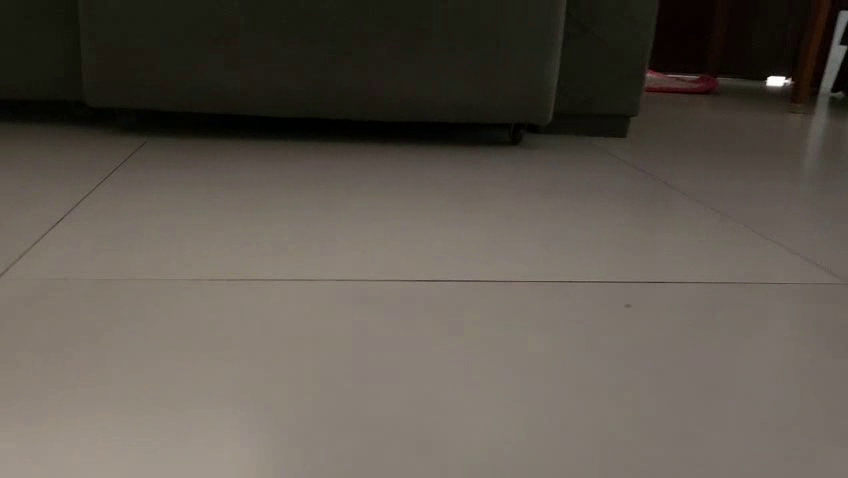
#> input picture frame 10 of assets/simulation_Scar/Reframed_videos/10sec_reframed10.mp4, 848 x 478 px, given in place of 12sec_reframed10.mp4, which was not available
$ python video_test.py
#> lines starting #> are read from the running program, lines starting #| are printed output that depends on the picture; after the words box and inside, x2 and y2 are one past the last pixel; in counts of white or black regions, pixels touching at a corner belong together
### vision/ground.py
"""vision/ground.py - segmentacao do chao por histograma H-S e vetor de espaco livre.

O que faz: aprende o aspecto do 'chao' (histograma Hue-Saturation) no inicio da corrida, calcula a
mascara de chao por retroprojecao com limiar derivado dos dados (calibrate_thr) e a converte em
espaco livre por coluna (free_space_vector) e em 5 setores (free_sectors).
Entradas: quadro BGR (numpy uint8). Saidas: mascara binaria, vetor de espaco livre, setores.
Quem chama: main.VisionRunner (caminho ao vivo), replay/ e tools/ (offline).
Restricoes: Python 3.10 + OpenCV 4.5.1 headless no celular (Chaquopy) e Python 3.10/3.11 + OpenCV 4.8 no PC; uma thread do OpenCV (cv2.setNumThreads(1)); tempos em segundos.
Sem estado global: o histograma e o limiar sao passados pelo chamador.
"""
import cv2, numpy as np

def preprocess(frame_bgr, target_w = 320):
    h, w = frame_bgr.shape[:2]
    escala = target_w / w # Mantem proporcao
    h_out = max(1, round(h * escala))

    interp = cv2.INTER_AREA if escala < 1 else cv2.INTER_LINEAR
    resize = cv2.resize(frame_bgr, (target_w,h_out), interpolation=interp)
    blur = cv2.GaussianBlur(resize,(3,3),0)
    hsv = cv2.cvtColor(blur, cv2.COLOR_BGR2HSV)
    return hsv


def get_roi(img, x0=0.05, x1=0.95, x2=0.75, x3=0.25, y0=0.95, y1=0.95, y2=0.65, y3=0.65):
    h, w = img.shape[:2]
    roi_poly = np.array([
        [int(x0 * w), int(y0 * h)],   # inferior esquerdo
        [int(x1 * w), int(y1 * h)],   # inferior direito
        [int(x2 * w), int(y2 * h)],   # superior direito
        [int(x3 * w), int(y3 * h)],   # superior esquerdo
    ], dtype=np.int32)
    return  roi_poly


def learn_floor_hist(frame_bgr):
    hsv = preprocess(frame_bgr)
    roi_poly = get_roi(hsv)
    mask = np.zeros(hsv.shape[:2], np.uint8) # Mascara apenas com zeros
    # Preenchemos a máscara com nosso ROI definido em forma de polígono (trapézio)
    cv2.fillPoly(mask, [roi_poly], 255)
    # Calcula o histograma do frame, so pixels em mask contam.
    # histSize eh o número de bins(agrupamento) em cada canal. Hue em 30 faixas e Saturation em 32.
    hist = cv2.calcHist([hsv], [0, 1], mask, [30, 32], [0, 180, 0, 256]) # Range min e max de cada canal
    cv2.normalize(hist, hist, 0, 255, cv2.NORM_MINMAX) # Normaliza o histograma entre 0 e 255, com base nas cores mais e menos dominantes
    return hist


# [13 lines left out: function calibrate_thr, not called in this run]


def floor_mask(frame_bgr, hist, thr):
    hsv = preprocess(frame_bgr)
    prob_map = cv2.calcBackProject([hsv], [0, 1], hist, [0, 180, 0, 256], 1) # Mapa de prob. com base no histograma
    blur = cv2.medianBlur(prob_map, 3)
    mask = cv2.threshold(blur, thr, 255, cv2.THRESH_BINARY) # Binarização com base em THR (Guarda thr e img output)
    kernel = np.ones((3, 3), np.uint8)
    opening = cv2.morphologyEx(mask[1], cv2.MORPH_OPEN, kernel) # erosão seguida de uma dilatação.
    closing = cv2.morphologyEx(opening, cv2.MORPH_CLOSE, kernel) # dilatação seguida de uma erosão
    return closing


def free_space_vector(mask, strip_w=8, run=5, min_floor_frac = 0.5):
    # para cada faixa de strip_w colunas, suba de baixo p/ cima
    height, width = mask.shape
    width_bin = width // strip_w

    grid = (mask[:, :width_bin*strip_w] > 0).reshape(height, width_bin, strip_w).mean(axis=2) >= min_floor_frac
    count = np.zeros(width_bin, int)         # um contador por faixa
    free  = np.full(width_bin, height)            # padrão: livre até o topo
    done  = np.zeros(width_bin, bool)        # faixas já encerradas

    for y in range(height-1, -1, -1):     # de baixo para cima
        count = np.where(grid[y], 0, count + 1)   # zera onde é chão, soma onde não é
        hit = (count >= run) & ~done              # faixas que atingiram `run` agora
        free[hit] = height - y - run                 # sua conta | y, puxa do grid?
        done |= hit

    return free / height


# Setores alinhados ao servo do sensor: -30, -15, 0, +15, +30 graus (esquerda -> direita da IMAGEM,
# que e a esquerda -> direita do CARRO: frame_from_rgba ja devolve a imagem "em pe").
# 40 faixas de 8 px (320 px) = 5 setores de 8 faixas; FOV horizontal ~74 graus => ~14,8 graus por setor.
SECTOR_ANGLES = (-30, -15, 0, 15, 30)


# [8 lines left out: function free_sectors, not called in this run]

### tests/video_test.py
from vision.ground import *

cap = cv2.VideoCapture("../assets/simulation_Scar/Reframed_videos/12sec_reframed10.mp4")

contador = 0
histograma = None

def draw_free_space(frame, height_vector):
    debug_frame = frame.copy()
    h, w = debug_frame.shape[:2]

    num_points = len(height_vector)
    if num_points == 0:
        return debug_frame

    dx = w / max(num_points - 1, 1)
    points = []

    for i, val in enumerate(height_vector):
        x = int(i * dx)
        # Se val estiver entre 0.0 e 1.0, escala para os pixels do frame:
        pixel_height = val * h if val <= 1.0 else val

        y = int(h - pixel_height)
        y = max(0, min(y, h - 1))
        points.append((x, y))

    # Desenha as linhas
    for i in range(len(points) - 1):
        cv2.line(debug_frame, points[i], points[i + 1], (0, 255, 0), 2, cv2.LINE_AA)

    # Desenha os marcadores
    for pt in points:
        cv2.circle(debug_frame, pt, 4, (0, 0, 255), -1, cv2.LINE_AA)

    return debug_frame

while True:
    ret, frame = cap.read()
#> frame is the input picture: shape (478, 848, 3); mean B, G, R 78.7, 86.8, 93.6
    if not ret:
        print("Fim do vídeo ou falha ao ler o arquivo.")
        break

    # Aprende o histograma do chão no primeiro frame
    if contador == 0:

        histograma = learn_floor_hist(frame)
#> in preprocess, `hsv = cv2.cvtColor(blur, cv2.COLOR_BGR2HSV)`: hsv: shape (180, 320, 3); mean H, S, V 18, 57.6, 93.7
#> in learn_floor_hist, `roi_poly = get_roi(hsv)`: roi_poly = [[16, 171], [304, 171], [240, 117], [80, 117]]
#> in learn_floor_hist, `cv2.fillPoly(mask, [roi_poly], 255)`:
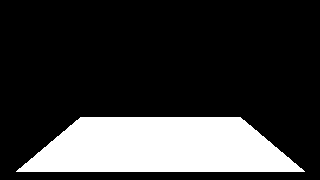
#> mask: shape (180, 320); 21.5% white; 1 white region, box (x1, y1, x2, y2) and area: (16, 117, 305, 172) 12385
#> in learn_floor_hist, `cv2.normalize(hist, hist, 0, 255, cv2.NORM_MINMAX)`: hist: shape (30, 32) float32; min 0, max 255, mean 0.4

    # 1. Gera a máscara do chão a partir da retroprojeção
    prob_teste = floor_mask(frame, histograma, 0.02)
#> in floor_mask, `prob_map = cv2.calcBackProject([hsv], [0, 1], hist, [0, 180, 0, 256], 1)`:
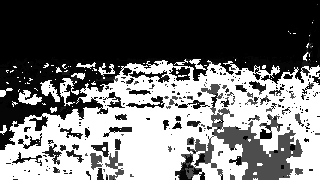
#> prob_map: shape (180, 320); min 0, max 255, mean 111.5
#> in floor_mask, `blur = cv2.medianBlur(prob_map, 3)`:
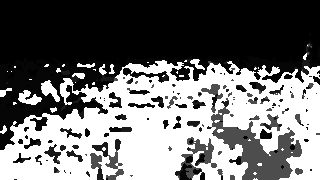
#> blur: shape (180, 320); min 0, max 255, mean 113.1
#> in floor_mask, `opening = cv2.morphologyEx(mask[1], cv2.MORPH_OPEN, kernel)`: opening: shape (180, 320); 66.4% white; 18 black regions (15 under 20 px), largest, box (x1, y1, x2, y2) and area: (0, 0, 320, 69) 19191, (30, 69, 38, 76) 38, (194, 68, 202, 73) 24
#> in floor_mask, `closing = cv2.morphologyEx(opening, cv2.MORPH_CLOSE, kernel)`:
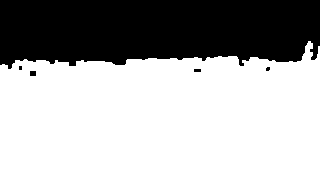
#> closing: shape (180, 320); 66.6% white; 5 black regions (2 under 20 px), largest, box (x1, y1, x2, y2) and area: (0, 0, 320, 69) 19141, (30, 71, 36, 76) 30, (194, 69, 201, 72) 21

    # 2. Gera o vetor de altura livre por coluna
    height_livre = free_space_vector(prob_teste)
#> in free_space_vector, `grid = (mask[:, :width_bin*strip_w] > 0).reshape(height, width_bin, st..`:
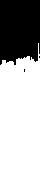
#> grid: shape (180, 40) bool; 66.9% white; 3 black regions (2 under 20 px), largest, box (x1, y1, x2, y2) and area: (0, 0, 40, 65) 2377
#> after the loop in free_space_vector, `for y in range(height-1, -1, -1):`: count = 40 values, max 65 at index 0, min 43 at index 38, mean 59.42; free = 40 values, max 137 at index 38, min 115 at index 0, mean 120.6
#> height_livre = 40 values, max 0.761 at index 38, min 0.639 at index 0, mean 0.67

    # 3. Gera a imagem de debug combinando o frame com o vetor
    debug_vis = draw_free_space(frame, height_livre)
#> in draw_free_space, `num_points = len(height_vector)`: num_points = 40
#> in draw_free_space, `dx = w / max(num_points - 1, 1)`: dx = 21.74
#> the loop in draw_free_space, `for i, val in enumerate(height_vector):` made 40 passes
#> (val, x, pixel_height, y) on passes 1 to 12: (0.639, 0, 305.4, 172), (0.644, 21, 308, 169), (0.667, 43, 318.7, 159), (0.667, 65, 318.7, 159), (0.667, 86, 318.7, 159), (0.667, 108, 318.7, 159), (0.65, 130, 310.7, 167), (0.656, 152, 313.4, 164), (0.656, 173, 313.4, 164), (0.661, 195, 316, 161), (0.661, 217, 316, 161), (0.661, 239, 316, 161)
#> after the loop in draw_free_space, `for i, val in enumerate(height_vector):`: points = 40 pairs, first value 0 to 848, second value 114 to 172
#> the loop in draw_free_space, `for i in range(len(points) - 1):` made 39 passes
#> after the loop in draw_free_space, `for i in range(len(points) - 1):`:
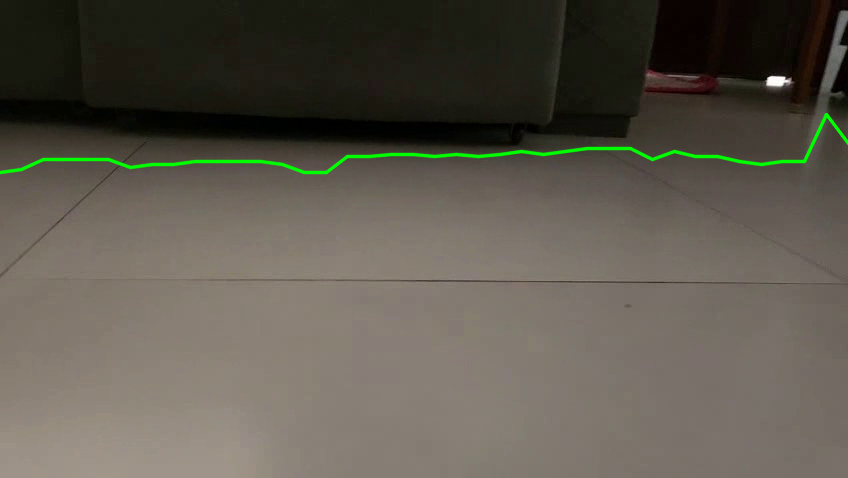
#> debug_frame: shape (478, 848, 3); 1.1% of pixels changed, all inside (x1, y1, x2, y2) = (0, 112, 848, 175)
#> the loop in draw_free_space, `for pt in points:` made 40 passes
#> pt on passes 1 to 12: (0, 172), (21, 169), (43, 159), (65, 159), (86, 159), (108, 159), (130, 167), (152, 164), (173, 164), (195, 161), (217, 161), (239, 161)
#> after the loop in draw_free_space, `for pt in points:`:
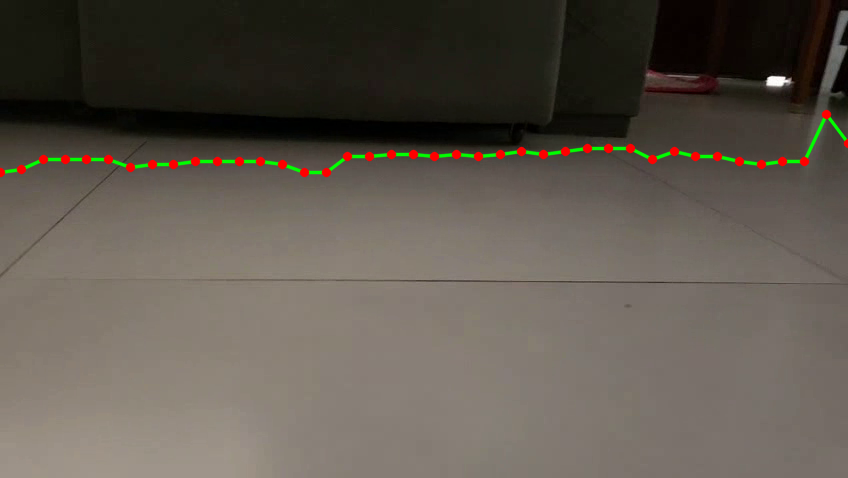
#> debug_frame: shape (478, 848, 3); 0.78% of pixels changed, all inside (x1, y1, x2, y2) = (0, 109, 848, 178)

    # Exibição das janelas
    cv2.imshow("Frame Original", frame)
    cv2.imshow("Mascara de Chao (Prob)", prob_teste)
    cv2.imshow("Debug - Espaco Livre", debug_vis)

    contador += 1

    # --- MODO SLIDESHOW INTERATIVO ---
    # waitKey(0) pausa a execução e espera qualquer tecla para avançar 1 frame.
    # Pressione 'q' para sair do loop.
    key = cv2.waitKey(0) & 0xFF
#> (key q is pressed here)
    if key == ord("q"):
        break

cap.release()
cv2.destroyAllWindows()

$ run again, starting later in the video
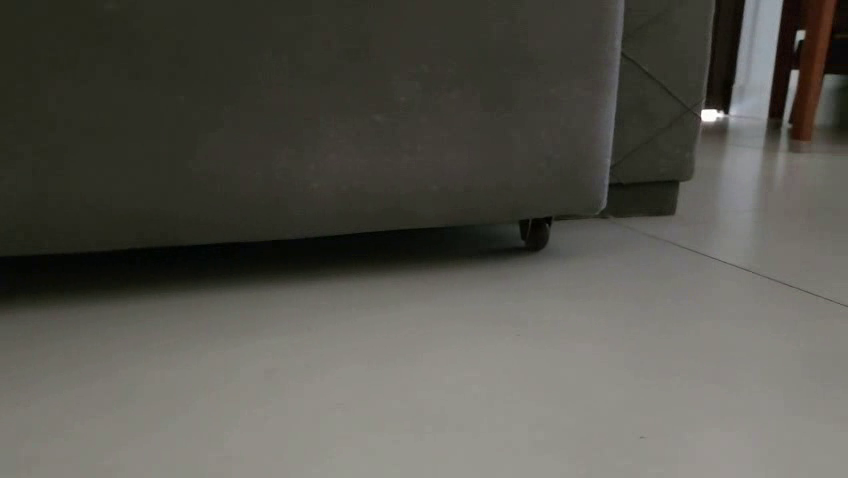
#> input picture frame 47 of assets/simulation_Scar/Reframed_videos/10sec_reframed10.mp4, 848 x 478 px, given in place of 12sec_reframed10.mp4, which was not available
#> frame is the input picture: shape (478, 848, 3); mean B, G, R 78.8, 86, 87.1
#> hsv: shape (180, 320, 3); mean H, S, V 28.9, 37.8, 87.7
#> in learn_floor_hist, `roi_poly = get_roi(hsv)`: roi_poly = [[16, 171], [304, 171], [240, 117], [80, 117]]
#> mask: shape (180, 320); 21.5% white; 1 white region, box (x1, y1, x2, y2) and area: (16, 117, 305, 172) 12385
#> in floor_mask, `opening = cv2.morphologyEx(mask[1], cv2.MORPH_OPEN, kernel)`:
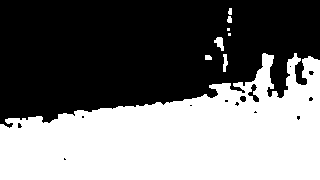
#> opening: shape (180, 320); 45.6% white; 8 white regions (2 under 20 px), largest, box (x1, y1, x2, y2) and area: (0, 53, 320, 180) 26009, (214, 37, 224, 51) 84, (223, 54, 228, 72) 63, (205, 55, 212, 60) 32, (227, 16, 232, 23) 29, (228, 8, 232, 15) 24
#> closing: shape (180, 320); 45.8% white; 6 white regions, box (x1, y1, x2, y2) and area: (0, 53, 320, 180) 26140, (214, 37, 224, 51) 84, (223, 54, 228, 72) 63, (227, 8, 232, 23) 57, (205, 55, 212, 60) 32, (227, 28, 231, 36) 22
#> grid: shape (180, 40) bool; 46.1% white; 6 white regions (5 under 20 px), largest, box (x1, y1, x2, y2) and area: (0, 54, 40, 180) 3290
#> after the loop in free_space_vector, `for y in range(height-1, -1, -1):`: count = 40 values, max 124 at index 0, min 11 at index 28, mean 93.17; free = 40 values, max 126 at index 33, min 56 at index 0, mean 82.2
#> height_livre = 40 values, max 0.7 at index 33, min 0.311 at index 0, mean 0.457
#> num_points = 40
#> dx = 21.74
#> the loop in draw_free_space, `for i, val in enumerate(height_vector):` made 40 passes
#> (val, x, pixel_height, y) on passes 1 to 8: (0.311, 0, 148.7, 329), (0.344, 21, 164.6, 313), (0.344, 43, 164.6, 313), (0.35, 65, 167.3, 310), (0.356, 86, 170, 308), (0.322, 108, 154, 323), (0.333, 130, 159.3, 318), (0.367, 152, 175.3, 302)
#> after the loop in draw_free_space, `for i, val in enumerate(height_vector):`: points = 40 pairs, first value 0 to 848, second value 143 to 329
#> the loop in draw_free_space, `for i in range(len(points) - 1):` made 39 passes
#> the loop in draw_free_space, `for pt in points:` made 40 passes
#> pt on passes 1 to 8: (0, 329), (21, 313), (43, 313), (65, 310), (86, 308), (108, 323), (130, 318), (152, 302)
#> after the loop in draw_free_space, `for pt in points:`:
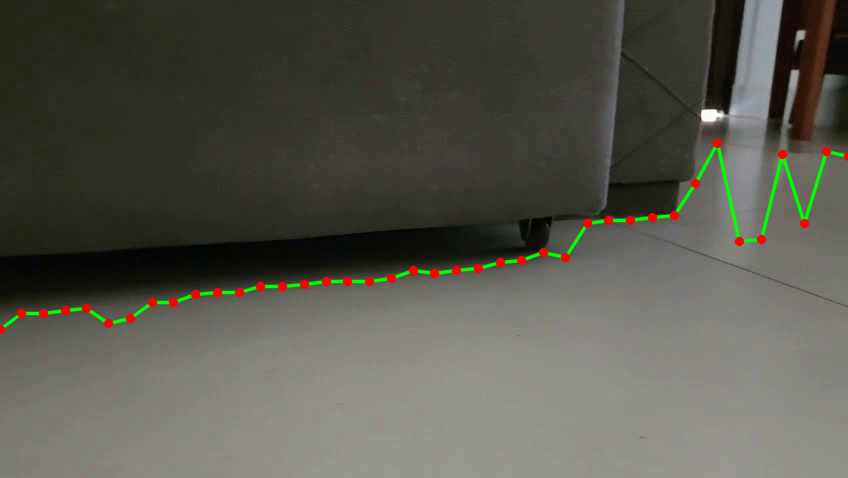
#> debug_frame: shape (478, 848, 3); mean B, G, R 77.8, 86.6, 87.6

$ run again, starting later in the video
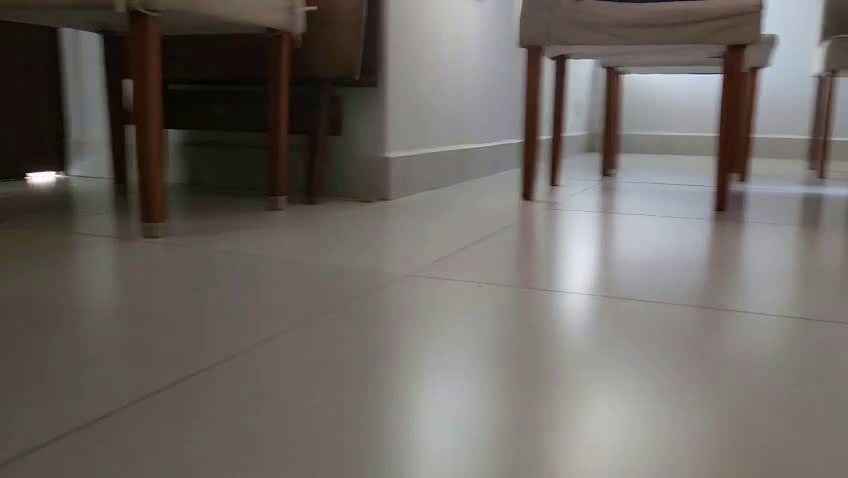
#> input picture frame 84 of assets/simulation_Scar/Reframed_videos/10sec_reframed10.mp4, 848 x 478 px, given in place of 12sec_reframed10.mp4, which was not available
#> frame is the input picture: shape (478, 848, 3); mean B, G, R 99.3, 103.6, 108.7
#> hsv: shape (180, 320, 3); mean H, S, V 31.8, 42.8, 110
#> in learn_floor_hist, `roi_poly = get_roi(hsv)`: roi_poly = [[16, 171], [304, 171], [240, 117], [80, 117]]
#> mask: shape (180, 320); 21.5% white; 1 white region, box (x1, y1, x2, y2) and area: (16, 117, 305, 172) 12385
#> in floor_mask, `opening = cv2.morphologyEx(mask[1], cv2.MORPH_OPEN, kernel)`:
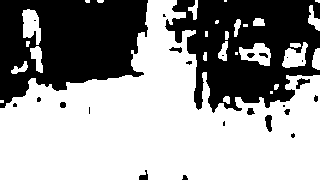
#> opening: shape (180, 320); 60.7% white; 25 black regions (12 under 20 px), largest, box (x1, y1, x2, y2) and area: (0, 0, 148, 108) 11109, (165, 0, 320, 113) 10951, (265, 115, 272, 132) 87
#> closing: shape (180, 320); 61% white; 18 black regions (6 under 20 px), largest, box (x1, y1, x2, y2) and area: (0, 0, 148, 108) 11079, (166, 0, 320, 112) 10870, (265, 115, 272, 131) 85
#> grid: shape (180, 40) bool; 62.1% white; 9 black regions (7 under 20 px), largest, box (x1, y1, x2, y2) and area: (0, 0, 18, 100) 1359, (21, 0, 40, 110) 1318
#> after the loop in free_space_vector, `for y in range(height-1, -1, -1):`: count = 40 values, max 108 at index 26, min 0 at index 12, mean 46.02; free = 40 values, max 180 at index 18, min 51 at index 33, mean 100.8
#> height_livre = 40 values, max 1 at index 18, min 0.283 at index 33, mean 0.56
#> num_points = 40
#> dx = 21.74
#> the loop in draw_free_space, `for i, val in enumerate(height_vector):` made 40 passes
#> (val, x, pixel_height, y) on passes 1 to 8: (0.4, 0, 191.2, 286), (0.456, 21, 217.8, 260), (0.461, 43, 220.4, 257), (0.506, 65, 241.7, 236), (0.567, 86, 270.9, 207), (0.533, 108, 254.9, 223), (0.522, 130, 249.6, 228), (0.5, 152, 239, 239)
#> after the loop in draw_free_space, `for i, val in enumerate(height_vector):`: points = 40 pairs, first value 0 to 848, second value 0 to 342
#> the loop in draw_free_space, `for i in range(len(points) - 1):` made 39 passes
#> the loop in draw_free_space, `for pt in points:` made 40 passes
#> pt on passes 1 to 8: (0, 286), (21, 260), (43, 257), (65, 236), (86, 207), (108, 223), (130, 228), (152, 239)
#> after the loop in draw_free_space, `for pt in points:`:
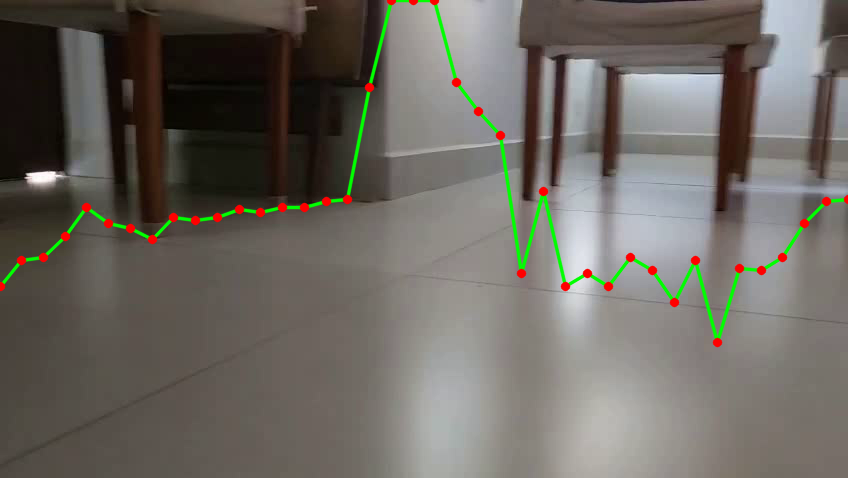
#> debug_frame: shape (478, 848, 3); mean B, G, R 97.5, 104.4, 108.3
